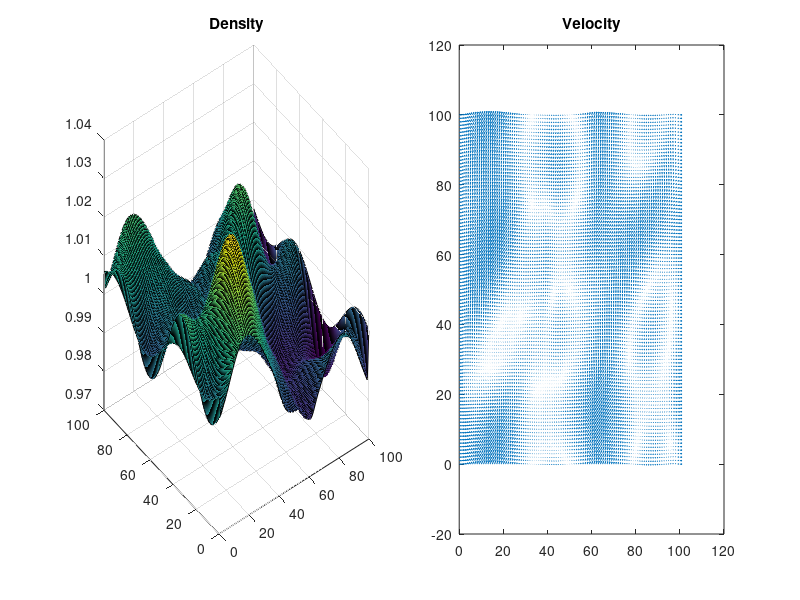

This chart was generated by the following MATLAB code:
clear all;
close all;

%% Iteration & Storage Parameters
iterations = 100;
N = 100;
storage_total = 10;
storage_interval = (iterations-1)/(storage_total-1);

%% LB Weights and Velocities 
W  = [ 16.0/36,  4.0/36,  4.0/36,  4.0/36,  4.0/36,  1.0/36,  1.0/36,  1.0/36,  1.0/36];
cx = [       0,       1,       0,      -1,       0,       1,      -1,      -1,       1];
cy = [       0,       0,       1,       0,      -1,       1,       1,      -1,      -1];
 
%% Physical Parameters
Re = 50;
Vmax = 0.01; %??
visc = Vmax*N/Re;
cs = 1/sqrt(3);
tau = visc/cs^2;
beta = 1/(2*tau+1) ; 

%% Boundary Nodes
[xx, yy] = meshgrid(0:N, 0:N) ;
leftboundary = (xx == 0);
rightboundary = (xx == N);
leftu = Vmax;
rightu = Vmax;

%% Initial u, v, rho
lambdax = 1; lambday = 1;
Kx = 2*pi/lambdax/N;
Ky = 2*pi/lambday/N;
K = Kx^2 + Ky^2;
Ma = Vmax/cs;
uu = - Vmax*Ky/sqrt(K) ...
    * sin(Ky*yy) .* cos(Kx*xx) ;
vv = - Vmax*Kx/sqrt(K) ...
    * sin(Kx*xx) .* cos(Ky*yy) ;
rho = 1 - Ma^2/2/K^2 * ...
    ( Ky^2 * cos(2*Kx*xx) + ...
      Kx^2 * cos(2*Ky*yy)   ); 

  uu(leftboundary) = leftu;
     uu(rightboundary) = rightu;
     vv(leftboundary) = 0;
     vv(rightboundary) = 0;
     
%% Initial f_eq
for i = 1:9
  f(:,:,i) = rho * W(i) ...
      .* (2 - sqrt(1 + 3*uu.^2)) ...
      .* (2 - sqrt(1 + 3*vv.^2)) ...
      .* ((2*uu+sqrt(1+3*uu.^2))./(1-uu)).^cx(i) ...
      .* ((2*vv+sqrt(1+3*vv.^2))./(1-vv)).^cy(i);
end


%% Simulation
w = waitbar(0, 'Simulating.');

for t = 1:iterations
    
   %storage
   if mod(t-1,storage_interval) <= 0.5
       if t == 1
           i = 1;
       else
          i = size(storage_rho,3)+1 ;
       end
       storage_rho(:,:, i) = rho;
       storage_uu(:,:, i) = uu;
       storage_vv(:,:, i) = vv;
       storage_t(i) = t;
   end
   
   %advection/free-flight
     %periodic boundary conditions
     f(:,:,2) = [f(end,:,2); f(1:end-1,:,2)];
     f(:,:,3) = [f(:,end,3), f(:,1:end-1,3)];
     f(:,:,4) = [f(2:end,:,4); f(1,:,4)    ];
     f(:,:,5) = [f(:,2:end,5), f(:,1,5)    ];
     f(:,:,6) = [f(end,end,6)  , f(end,1:end-1,6);
                 f(1:end-1,end,6), f(1:end-1,1:end-1,6)];
     f(:,:,7) = [f(end,2:end,7)  , f(end,1,7);
                 f(1:end-1,2:end,7)  , f(1:end-1,1,7)      ];
     f(:,:,8) = [f(2:end,2:end,8)  , f(2:end,1,8);
                 f(1,2:end,8)  , f(1,1,8)      ];
     f(:,:,9) = [f(2:end,end,9)  , f(2:end,1:end-1,9);
                 f(1,end,9)  , f(1,1:end-1,9)      ];
     
     %bounce-back boundary condition
%    temp = fn(1);
%    fn = [fn(2:end), fp(end)] ;
%    fp = [temp, fp(1:end-1)] ;
%    store exiting velocities
     
%     l = xx == 0;
%     r = xx == N;
%     t = yy == N;
%     b = yy == 0;
%     tl = (t+l) > 0;
%     tr = (t+r) > 0;
%     bl = (b+l) > 0;
%     br = (b+r) > 0;
     
%     a = f(:,:,2).*r;
%     b = f(:,:,3).*t;
%     c = f(:,:,4).*l;
%     d = f(:,:,5).*b;
%     e = f(:,:,6).*tr;
%     f = f(:,:,7).*tl;
%     g = f(:,:,8).*bl;
%     h = f(:,:,9).*br;
   
   
   %relaxation/collision
     rho = sum(f,3) ;
     uu = uu*0; vv = vv*0;
     for i = 1:9
         uu = uu + f(:,:,i)*cx(i);
         vv = vv + f(:,:,i)*cy(i);
     end
     uu = uu./rho; vv = vv./rho;
     
     uu(leftboundary) = leftu;
     uu(rightboundary) = rightu;
     vv(leftboundary) = 0;
     vv(rightboundary) = 0;
     
     
    
%    u = (fp - fn)./rho ;
     for i = 1:9
       feq(:,:,i) = rho * W(i) ...
            .* (2 - sqrt(1 + 3*uu.^2)) ...
            .* (2 - sqrt(1 + 3*vv.^2)) ...
            .* ((2*uu+sqrt(1+3*uu.^2))./(1-uu)).^cx(i) ...
            .* ((2*vv+sqrt(1+3*vv.^2))./(1-vv)).^cy(i);
     end

     for i = 1:9
       f(:,:,i) = f(:,:,i) ...
                - 2*beta*( f(:,:,i) - feq(:,:,i) ) ;
     end
   
    
   waitbar(t/iterations,w,...
       ['Simulating. - ', num2str(100*t/iterations), '% done']);
   
   
end
close(w)

%% Display
for i = 1:size(storage_rho,3)
    hold off
    
    scrsz = get(0,'ScreenSize');
    figure(1)
    set(1,'Name', ['t = ', num2str(storage_t(i)), ...
                   ' - Re = ', num2str(Re),...
                   ' - Press SPACE to advance'],...
          'NumberTitle', 'off')
    set(1, 'Position',[1 1 scrsz(3) scrsz(4)])
    
    subplot(1,2,1)
    surf(xx,yy,storage_rho(:,:,i))
    title('Density')
    
    subplot(1,2,2)
    quiver(xx,yy,storage_uu(:,:,i),storage_vv(:,:,i))
    title('Velocity')
    
    
    pause;
end

close all;